Frame 1 (no input): blank canvas, image omitted
Frame 60 (the mouse pressed at the canvas centre just before this capture): blank canvas, image omitted
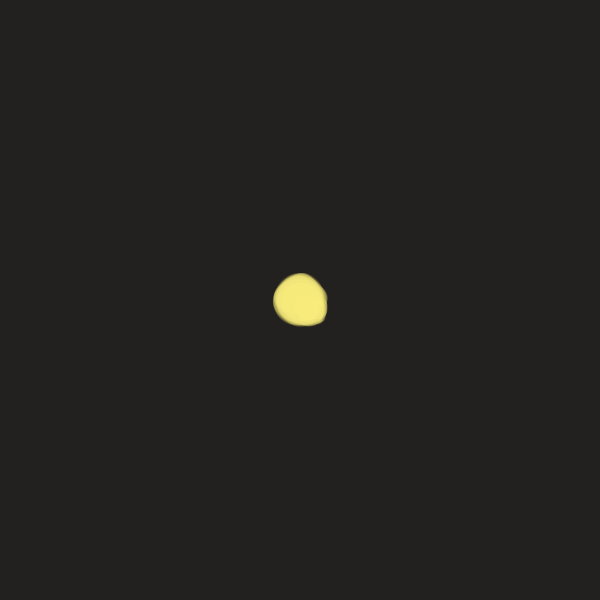
Frame 120 (the mouse held since frame 60 and released just before this capture)

The Processing sketch whose frames 1 and 60 were blank and that drew this single picture after the mouse press (run headless with seeded random() and noise(); from frame 60 on, the mouse is pressed at the canvas centre):

// Processing sketch: processing_94528
// ── processing_94528.pde

void setup() {
  size(600, 600);
  background(250,244,192);
  fill(250,244,192);
  noStroke();
}

 
void draw() {
  fill(0, 4);
  rect(0, 0, width, height);
 
  translate(mouseX, mouseY);
 
  if (mouseY < 100) {
    fill(255, 167, 167, 80);
  }
  else if (mouseY < 200) {
    fill(178, 235, 244, 80);
  }
  else if (mouseY < 300) {
    fill(206, 242, 122, 80);
  }
  else if (mouseY < 400) {
    fill(250, 237, 125, 80);
  }
  else if (mouseY < 500) {
    fill(209, 178, 255, 80);
  }
  else {
    fill(255, 255, 255, 100);
  }
 
  if (mousePressed) {
    bigbrush();
    bigbrush();
    bigbrush();
  }
}
 
void bigbrush() {
  pushMatrix();
  translate(random(-3, 3), random(-3, 3));
  ellipse(0, 0, random(30, 50), random(30, 50));
  smallbrush();
  smallbrush();
  smallbrush();
  popMatrix();
}
 
void smallbrush() {
  pushMatrix();
  translate(random(-3, 3), random(-3, 3));
  rect(0, 0, random(10, 23), random(10, 23),7);
  popMatrix();
}
